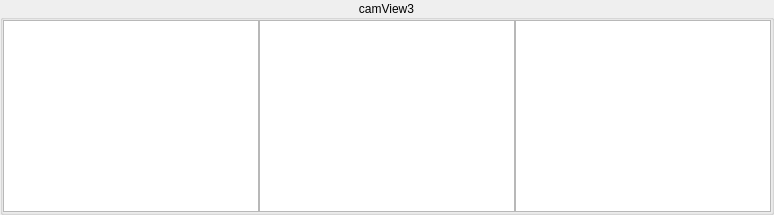
       <widget class="QGroupBox" name="camGroup3">
        <property name="sizePolicy">
         <sizepolicy hsizetype="Preferred" vsizetype="Preferred">
          <horstretch>0</horstretch>
          <verstretch>0</verstretch>
         </sizepolicy>
        </property>
        <property name="title">
         <string>camView3</string>
        </property>
        <property name="alignment">
         <set>Qt::AlignCenter</set>
        </property>
        <layout class="QHBoxLayout" name="horizontalLayout_6">
         <property name="spacing">
          <number>0</number>
         </property>
         <property name="leftMargin">
          <number>0</number>
         </property>
         <property name="topMargin">
          <number>0</number>
         </property>
         <property name="rightMargin">
          <number>0</number>
         </property>
         <property name="bottomMargin">
          <number>0</number>
         </property>
         <item>
          <widget class="QGraphicsView" name="camView3Left">
           <property name="sizePolicy">
            <sizepolicy hsizetype="MinimumExpanding" vsizetype="MinimumExpanding">
             <horstretch>0</horstretch>
             <verstretch>0</verstretch>
            </sizepolicy>
           </property>
           <property name="minimumSize">
            <size>
             <width>20</width>
             <height>30</height>
            </size>
           </property>
          </widget>
         </item>
         <item>
          <widget class="QGraphicsView" name="camView3Front">
           <property name="sizePolicy">
            <sizepolicy hsizetype="MinimumExpanding" vsizetype="MinimumExpanding">
             <horstretch>0</horstretch>
             <verstretch>0</verstretch>
            </sizepolicy>
           </property>
           <property name="minimumSize">
            <size>
             <width>20</width>
             <height>30</height>
            </size>
           </property>
          </widget>
         </item>
         <item>
          <widget class="QGraphicsView" name="camView3Right">
           <property name="sizePolicy">
            <sizepolicy hsizetype="MinimumExpanding" vsizetype="MinimumExpanding">
             <horstretch>0</horstretch>
             <verstretch>0</verstretch>
            </sizepolicy>
           </property>
           <property name="minimumSize">
            <size>
             <width>20</width>
             <height>30</height>
            </size>
           </property>
          </widget>
         </item>
        </layout>
       </widget>
